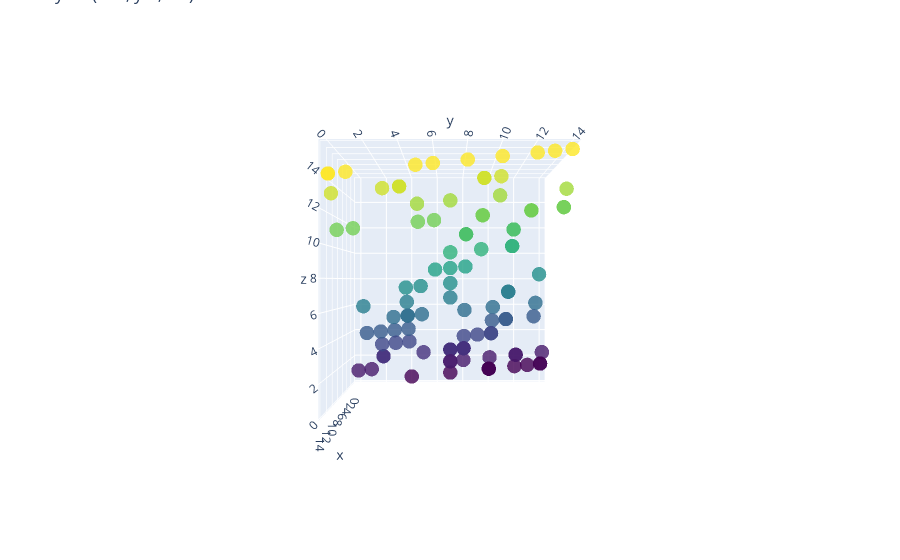

The notebook cell saved with this chart:
### Code cell
name = 'eye = (x:2., y:0, z:0)'
camera = dict(
    eye=dict(x=3, y=0, z=0)
)


fig.update_layout(scene_camera=camera, title=name)
fig.show()

### Figure 1 — Plotly figure (JSON) as saved in the notebook; plotly's stock layout.template omitted (floating-point values rounded to 4 significant figures)
{"data": [{"marker": {"color": [6, 10, 8, 7, 4, 14, 1, 2, 2, 14, 10, 3, 11, 14, 13, 14, 4, 2, 11, 0, 13, 5, 14, 11, 10, 1, 5, 3, 8, 14, 6, 3, 1, 4, 11, 13, 5, 7, 12, 4, 9, 12, 11, 5, 2, 14, 12, 11, 0, 6, 11, 9, 3, 11, 1, 0, 4, 1, 7, 2, 6, 3, 2, 13, 11, 11, 5, 9, 13, 2, 3, 0, 9, 0, 3, 10, 4, 1, 7, 11, 1, 0, 14, 2, 1, 10, 4, 0, 14, 13, 5, 2, 13, 0, 6, 14, 1, 0, 12, 4, 5, 8], "colorscale": [[0, "#440154"], [0.1111, "#482878"], [0.2222, "#3e4989"], [0.3333, "#31688e"], [0.4444, "#26828e"], [0.5556, "#1f9e89"], [0.6667, "#35b779"], [0.7778, "#6ece58"], [0.8889, "#b5de2b"], [1, "#fde725"]], "opacity": 0.8, "size": 5}, "mode": "markers", "type": "scatter3d", "x": [6, 10, 8, 7, 4, 14, 1, 2, 2, 14, 10, 3, 11, 14, 13, 14, 4, 2, 11, 0, 13, 5, 14, 11, 10, 1, 5, 3, 8, 14, 6, 3, 1, 4, 11, 13, 5, 7, 12, 4, 9, 12, 11, 5, 2, 14, 12, 11, 0, 6, 11, 9, 3, 11, 1, 0, 4, 1, 7, 2, 6, 3, 2, 13, 11, 11, 5, 9, 13, 2, 3, 0, 9, 0, 3, 10, 4, 1, 7, 11, 1, 0, 14, 2, 1, 10, 4, 0, 14, 13, 5, 2, 13, 0, 6, 14, 1, 0, 12, 4, 5, 8], "y": [11, 11, 8, 4, 3, 12, 14, 2, 5, 6, 8, 9, 0, 14, 0, 1, 1, 2, 12, 7, 9, 10, 13, 12, 11, 12, 3, 4, 7, 8, 11, 3, 8, 10, 5, 4, 4, 13, 10, 4, 9, 7, 9, 13, 7, 10, 14, 14, 4, 4, 14, 11, 2, 6, 7, 12, 11, 10, 5, 7, 1, 10, 8, 3, 1, 12, 8, 11, 9, 7, 8, 10, 7, 13, 10, 8, 13, 1, 7, 9, 7, 14, 0, 8, 0, 8, 2, 10, 5, 4, 4, 8, 10, 10, 7, 0, 12, 14, 5, 11, 5, 6], "z": [7.1, 11.1, 8.8, 7.4, 4.3, 15.2, 2.4, 2.2, 2.5, 14.6, 10.8, 3.9, 11, 15.4, 13, 14.1, 4.1, 2.2, 12.2, 0.7, 13.9, 6, 15.3, 12.2, 11.1, 2.2, 5.3, 3.4, 8.7, 14.8, 7.1, 3.3, 1.8, 5, 11.5, 13.4, 5.4, 8.3, 13, 4.4, 9.9, 12.7, 11.9, 6.3, 2.7, 15, 13.4, 12.4, 0.4, 6.4, 12.4, 10.1, 3.2, 11.6, 1.7, 1.2, 5.1, 2, 7.5, 2.7, 6.1, 4, 2.8, 13.3, 11.1, 12.2, 5.8, 10.1, 13.9, 2.7, 3.8, 1, 9.7, 1.3, 4, 10.8, 5.3, 1.1, 7.7, 11.9, 1.7, 1.4, 14, 2.8, 1, 10.8, 4.2, 1, 14.5, 13.4, 5.4, 2.8, 14, 1, 6.7, 14, 2.2, 1.4, 12.5, 5.1, 5.5, 8.6]}], "layout": {"margin": {"b": 0, "l": 0, "r": 0, "t": 0}, "scene": {"camera": {"eye": {"x": 3, "y": 0, "z": 0}}}, "title": {"text": "eye = (x:2., y:0, z:0)"}}}
